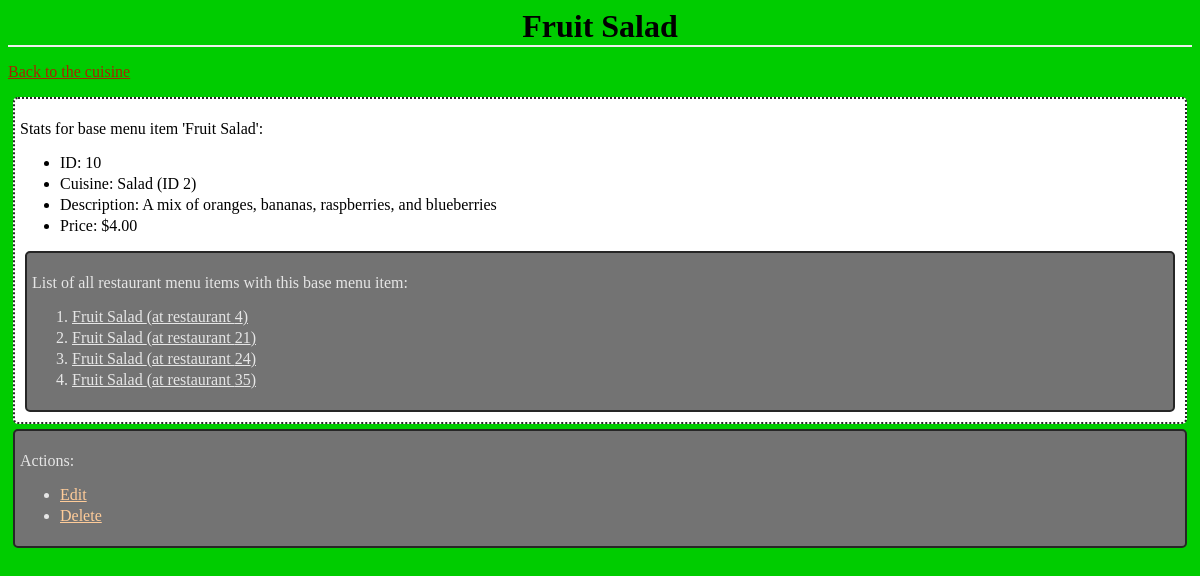
Page /cuisines/2/10/ on the earlier database version.
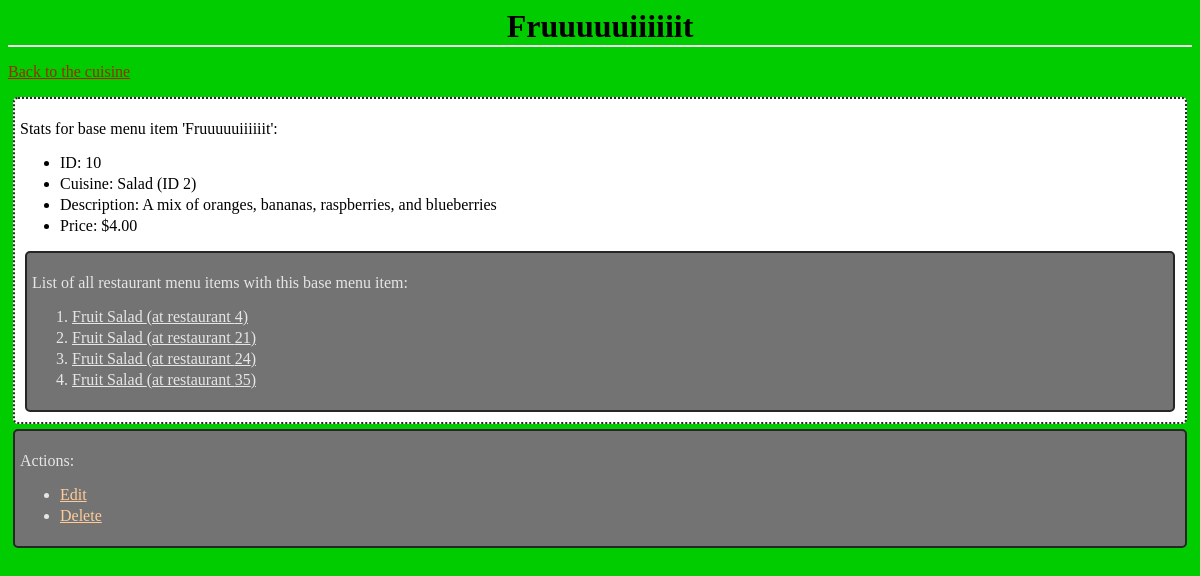
Same page on the later database version.
### database_setup.py (models this page shows, shortened)
class BaseMenuItem(Base):
	__tablename__ = 'base_menu_item'
	name = Column(String(80), nullable=False, unique=True)
	id = Column(Integer, primary_key=True)
	description = Column(String(250))
	price = Column(String(8))
	course = Column(String(250))
	cuisine_id = Column(Integer, ForeignKey('cuisine.id'))
	cuisine = relationship(Cuisine)

### project.py (the view)
@app.route('/cuisines/<int:cuisine_id>/<int:baseMenuItem_id>/')
def baseMenuItem(cuisine_id, baseMenuItem_id):
        baseMenuItem = RestaurantManager.getBaseMenuItem(baseMenuItem_id)
        cuisine = RestaurantManager.getCuisine(cuisine_id=baseMenuItem.cuisine_id)
        restaurantMenuItems = RestaurantManager.\
                              getRestaurantMenuItems(baseMenuItem_id=baseMenuItem.id)
        timesOrdered = 0
        return render_template("BaseMenuItem.html",
                                baseMenuItem=baseMenuItem,
                                restaurantMenuItems=restaurantMenuItems,
                                cuisine=cuisine,
                                timesOrdered=timesOrdered)

### RestaurantManager.py (called while the page is built)
def getRestaurantDBSession():
    engine = create_engine('sqlite:///restaurants.db')
    Base.metadata.bind = engine
    DBSession = sessionmaker(bind=engine)
    session = DBSession()
    return session

def getBaseMenuItem(baseMenuItem_id):
    session = getRestaurantDBSession()
    baseMenuItem = session.query(BaseMenuItem).\
                   filter_by(id=baseMenuItem_id).one()
    session.close()
    return baseMenuItem

def getCuisine(cuisine_id=None, name=None):
    session = getRestaurantDBSession()
    if cuisine_id is not None:
        cuisine  = session.query(Cuisine).filter_by(id=cuisine_id).one()
    elif name is not None:
        cuisine = session.query(Cuisine).filter_by(name=name).one()
    session.close()
    return cuisine

### templates/BaseMenuItem.html (shortened to what this page needs)
<html>
<head>
	<link rel=stylesheet type=text/css href="{{url_for('static',
											           filename='Cuisines.css')}}">
</head>
<body>
	<h1 class='header'>{{baseMenuItem.name}}</h1>
	<p>
		<a class='backLink' href="{{url_for('cuisine',
										cuisine_id=cuisine.id)}}">
			Back to the cuisine
		</a>
	</p>
	<div class='stats'>
		<p>Stats for base menu item '{{baseMenuItem.name}}':</p>
		<ul>
			<li>ID: {{baseMenuItem.id}}</li>
			<li>Cuisine: {{cuisine.name}} (ID {{cuisine.id}})</li>
			<li>Description: {{baseMenuItem.description}}
			<li>Price: {{baseMenuItem.price}}</li>
		</ul>
		<div class='list'>
		<p>
			List of all restaurant menu items with this base menu item:
		</p>
		<ol>
			{% for restaurantMenuItem in restaurantMenuItems %}
				<li><a class='forwardLink' href="{{url_for('restaurantMenuItem',
								   restaurant_id=restaurantMenuItem.restaurant_id,
								   restaurantMenuItem_id=restaurantMenuItem.id)}}">
					{{restaurantMenuItem.name}} (at restaurant
					{{restaurantMenuItem.restaurant_id}})</a>
				</li>
			{% endfor %}
		</ol>
		</div>
	</div>
	<div class='list'>
	<p>Actions:</p>
	<ul>
		<li><a class='actionLink' href="{{url_for('editBaseMenuItem',
							   cuisine_id=cuisine.id,
							   baseMenuItem_id=baseMenuItem.id)}}">
			Edit</a>
		</li>
		<li><a class='actionLink' href="{{url_for('deleteBaseMenuItem',
							   cuisine_id=cuisine.id,
							   baseMenuItem_id=baseMenuItem.id)}}">
			Delete</a>
		</li>
	</ul>
	</div>
</body>
</html>

Differences in the rows shown:
changed BaseMenuItem "A mix of oranges, bananas, raspberries, and blueberries": name "Fruit Salad" → "Fruuuuuiiiiiit"
